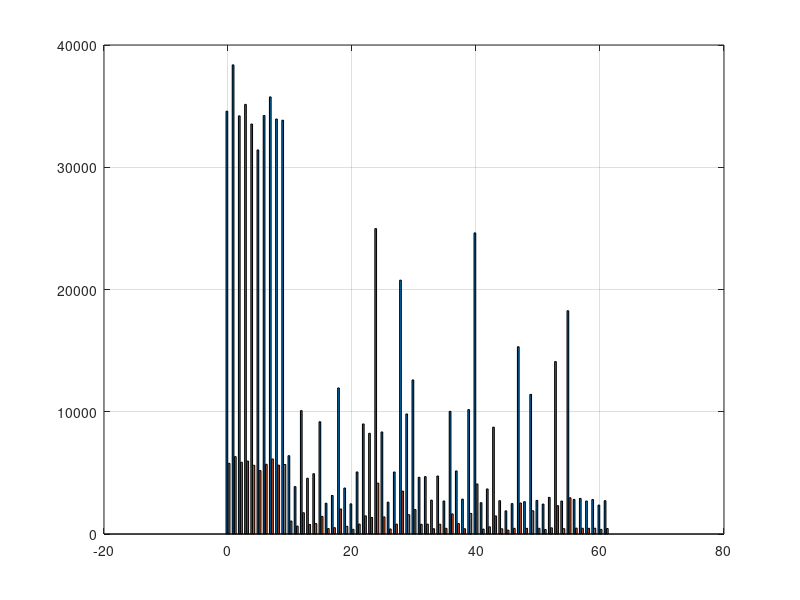

Here is the MATLAB script that generated this plot: (Note: this script raises an error after producing the figure.)
clc,clear,close all

load nums.mat

SampleNums = [training_nums,test_nums];

figure("Units","pixels","Position",[80,454,1746,334])
grid(gca,"on")
box(gca,"on")
hold(gca,"on")

b1 = bar(Classes,SampleNums);
b1(1).FaceColor = [7,84,213]/255;
b1(2).FaceColor = [249,82,107]/255;

legend("Training","Test")
set(gca,"FontSize",15)

nums = training_nums+test_nums;
figure("Units","pixels","Position",[692.3333333333333,369,1036.666666666667,334])
grid(gca,"on")
box(gca,"on")
hold(gca,"on")

b2 = bar(nums);
b2(1).FaceColor = [7,84,213]/255;
